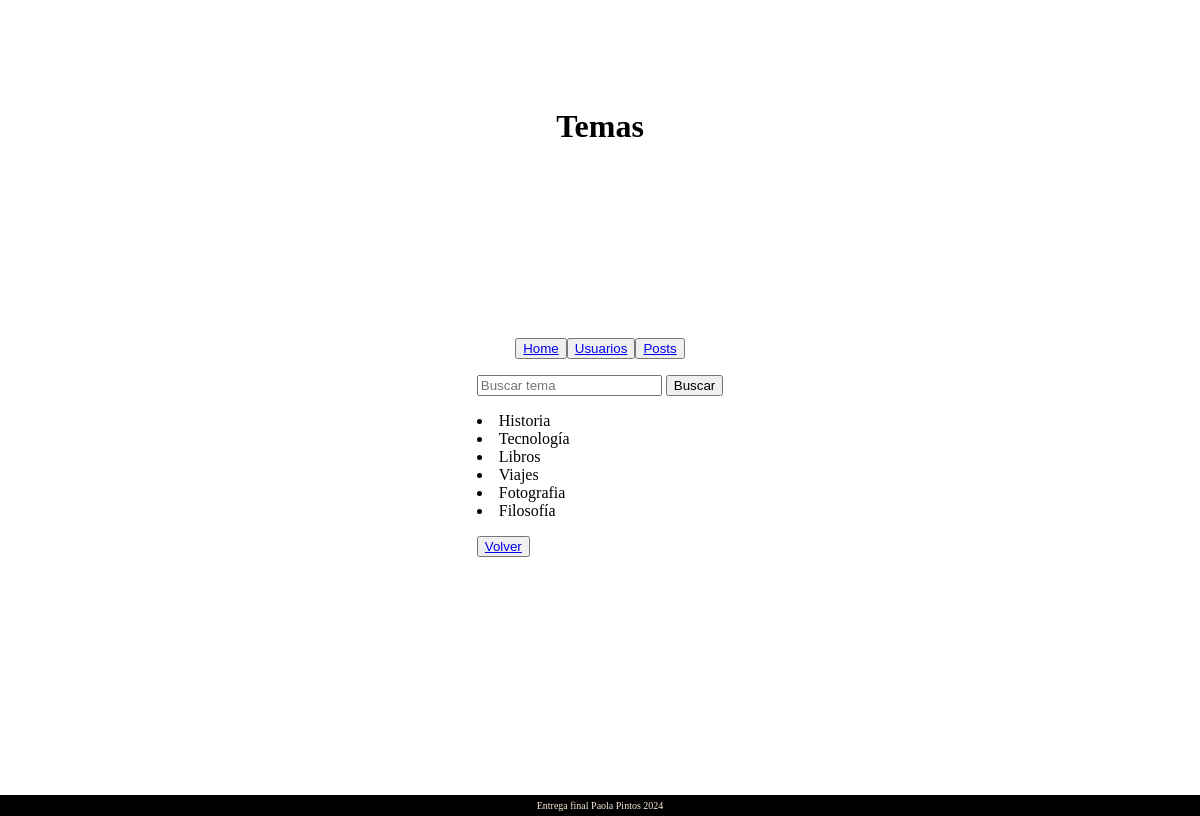
Before: /posts/temapost/list with the older database file.
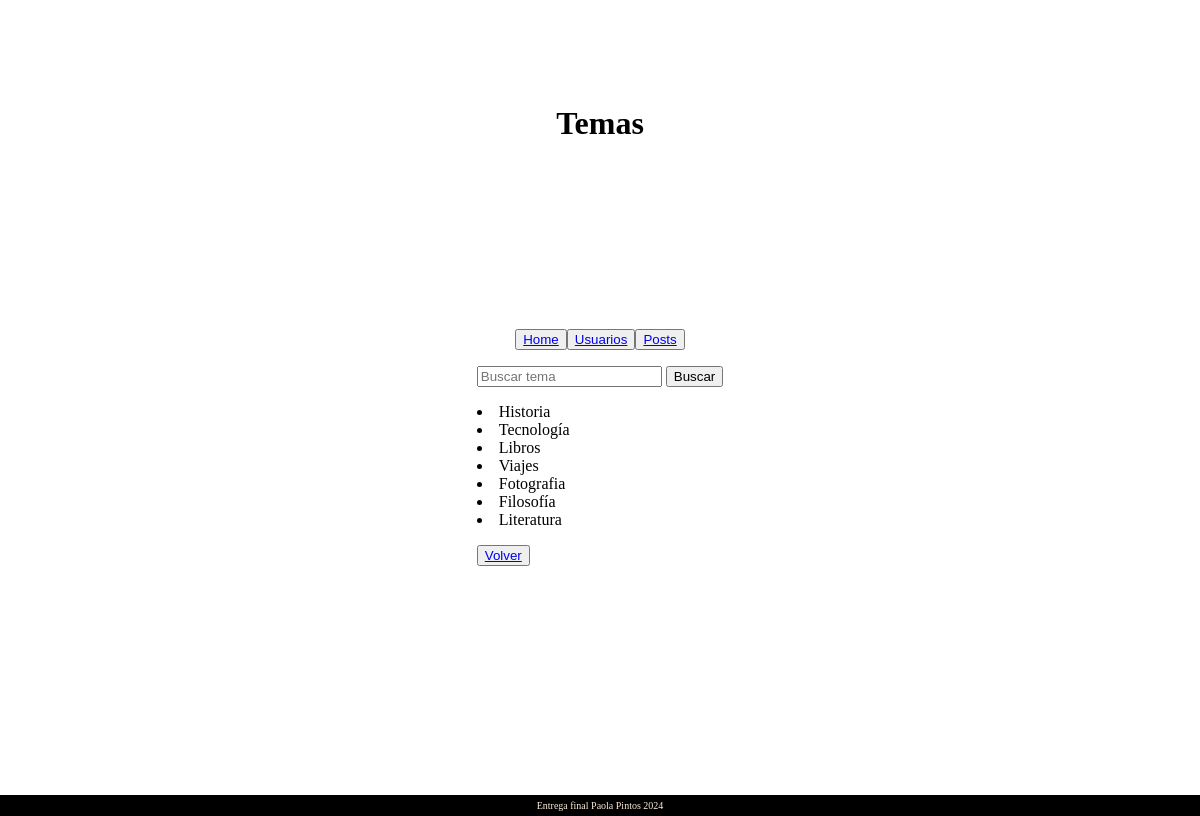
After: the same page with the newer database file.
### posts/models.py (models this page shows)
class TemaPost(models.Model):
    nombre = models.CharField(max_length=50, unique=True)
    def __str__(self):
        return f"{self.nombre}"
    class Meta:
        verbose_name: "Tema"
        verbose_naem_plural: "Temas"

### posts/views.py (the view)
# urls.py: path("temapost/list", views.temapost_list, name="temapost_list"),
def temapost_list(request):
    query = request.GET.get("query", "")
    if query:
        temapost = TemaPost.objects.filter(nombre__icontains=query)
    else:
        temapost = TemaPost.objects.all()
    contexto = {"temapost": temapost}
    return render(request, "posts/temapost_list.html", contexto)

### posts/templates/posts/temapost_list.html (shortened to what this page needs)
{% extends 'main/base.html' %}
{% block header %}
Temas
{% endblock header %}
{% block main %}
<form action="{% url 'posts:temapost_list' %}" method="get">
    <input type="text" name="query" placeholder="Buscar tema">
    <button type="submit">Buscar</button>
</form>
<div>
    {% for temapost in temapost %}
    <li>{{temapost}}</li>
    {%empty%}
    <p>No hay registros</p>
    {% endfor %}
</div>
<p>
    <button><a href="{% url 'posts:index' %}">Volver</a></button>
</p>
{% endblock main %}

Changed rows visible on the page:
added TemaPost: nombre "Literatura"
